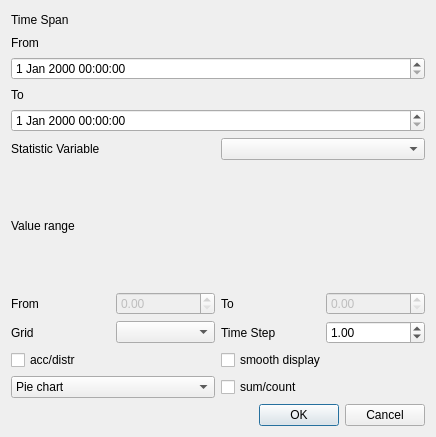
<?xml version="1.0" encoding="UTF-8"?>
<ui version="4.0">
 <class>timeplotdiag</class>
 <widget class="QDialog" name="timeplotdiag">
  <property name="geometry">
   <rect>
    <x>0</x>
    <y>0</y>
    <width>436</width>
    <height>437</height>
   </rect>
  </property>
  <property name="windowTitle">
   <string>Time plot wizard</string>
  </property>
  <layout class="QVBoxLayout" name="verticalLayout_2">
   <item>
    <layout class="QVBoxLayout" name="verticalLayout">
     <item>
      <widget class="QLabel" name="label_4">
       <property name="text">
        <string>Time Span</string>
       </property>
      </widget>
     </item>
     <item>
      <widget class="QLabel" name="label_2">
       <property name="text">
        <string>From</string>
       </property>
      </widget>
     </item>
     <item>
      <widget class="QDateTimeEdit" name="timestart"/>
     </item>
     <item>
      <widget class="QLabel" name="label_3">
       <property name="text">
        <string>To</string>
       </property>
      </widget>
     </item>
     <item>
      <widget class="QDateTimeEdit" name="timeend"/>
     </item>
    </layout>
   </item>
   <item>
    <layout class="QHBoxLayout" name="horizontalLayout_2">
     <item>
      <widget class="QLabel" name="label_6">
       <property name="text">
        <string>Statistic Variable</string>
       </property>
      </widget>
     </item>
     <item>
      <widget class="QComboBox" name="statistic_var"/>
     </item>
    </layout>
   </item>
   <item>
    <widget class="QLabel" name="label_9">
     <property name="text">
      <string>Value range</string>
     </property>
    </widget>
   </item>
   <item>
    <layout class="QHBoxLayout" name="horizontalLayout_3">
     <item>
      <widget class="QLabel" name="label_7">
       <property name="text">
        <string>From</string>
       </property>
      </widget>
     </item>
     <item>
      <widget class="QDoubleSpinBox" name="Startvalue">
       <property name="enabled">
        <bool>false</bool>
       </property>
      </widget>
     </item>
     <item>
      <widget class="QLabel" name="label_8">
       <property name="text">
        <string>To</string>
       </property>
      </widget>
     </item>
     <item>
      <widget class="QDoubleSpinBox" name="Endvalue">
       <property name="enabled">
        <bool>false</bool>
       </property>
      </widget>
     </item>
    </layout>
   </item>
   <item>
    <layout class="QHBoxLayout" name="horizontalLayout">
     <item>
      <widget class="QLabel" name="label_5">
       <property name="text">
        <string>Grid</string>
       </property>
      </widget>
     </item>
     <item>
      <widget class="QComboBox" name="gridnum"/>
     </item>
     <item>
      <widget class="QLabel" name="label">
       <property name="text">
        <string>Time Step</string>
       </property>
      </widget>
     </item>
     <item>
      <widget class="QDoubleSpinBox" name="stepvalue">
       <property name="minimum">
        <double>0.010000000000000</double>
       </property>
       <property name="maximum">
        <double>999999999.990000009536743</double>
       </property>
       <property name="value">
        <double>1.000000000000000</double>
       </property>
      </widget>
     </item>
    </layout>
   </item>
   <item>
    <layout class="QGridLayout" name="gridLayout">
     <item row="0" column="0">
      <widget class="QCheckBox" name="accdistr">
       <property name="text">
        <string>acc/distr</string>
       </property>
      </widget>
     </item>
     <item row="0" column="1">
      <widget class="QCheckBox" name="smooth">
       <property name="text">
        <string>smooth display</string>
       </property>
      </widget>
     </item>
     <item row="1" column="0">
      <widget class="QComboBox" name="chart">
       <item>
        <property name="text">
         <string>Pie chart</string>
        </property>
       </item>
       <item>
        <property name="text">
         <string>Histogram</string>
        </property>
       </item>
       <item>
        <property name="text">
         <string>Line chart</string>
        </property>
       </item>
      </widget>
     </item>
     <item row="1" column="1">
      <widget class="QCheckBox" name="sumcnt">
       <property name="text">
        <string>sum/count</string>
       </property>
      </widget>
     </item>
    </layout>
   </item>
   <item>
    <widget class="QDialogButtonBox" name="buttonBox">
     <property name="orientation">
      <enum>Qt::Horizontal</enum>
     </property>
     <property name="standardButtons">
      <set>QDialogButtonBox::Cancel|QDialogButtonBox::Ok</set>
     </property>
    </widget>
   </item>
  </layout>
 </widget>
 <resources/>
 <connections>
  <connection>
   <sender>buttonBox</sender>
   <signal>accepted()</signal>
   <receiver>timeplotdiag</receiver>
   <slot>accept()</slot>
   <hints>
    <hint type="sourcelabel">
     <x>248</x>
     <y>254</y>
    </hint>
    <hint type="destinationlabel">
     <x>157</x>
     <y>274</y>
    </hint>
   </hints>
  </connection>
  <connection>
   <sender>buttonBox</sender>
   <signal>rejected()</signal>
   <receiver>timeplotdiag</receiver>
   <slot>reject()</slot>
   <hints>
    <hint type="sourcelabel">
     <x>316</x>
     <y>260</y>
    </hint>
    <hint type="destinationlabel">
     <x>286</x>
     <y>274</y>
    </hint>
   </hints>
  </connection>
 </connections>
</ui>
